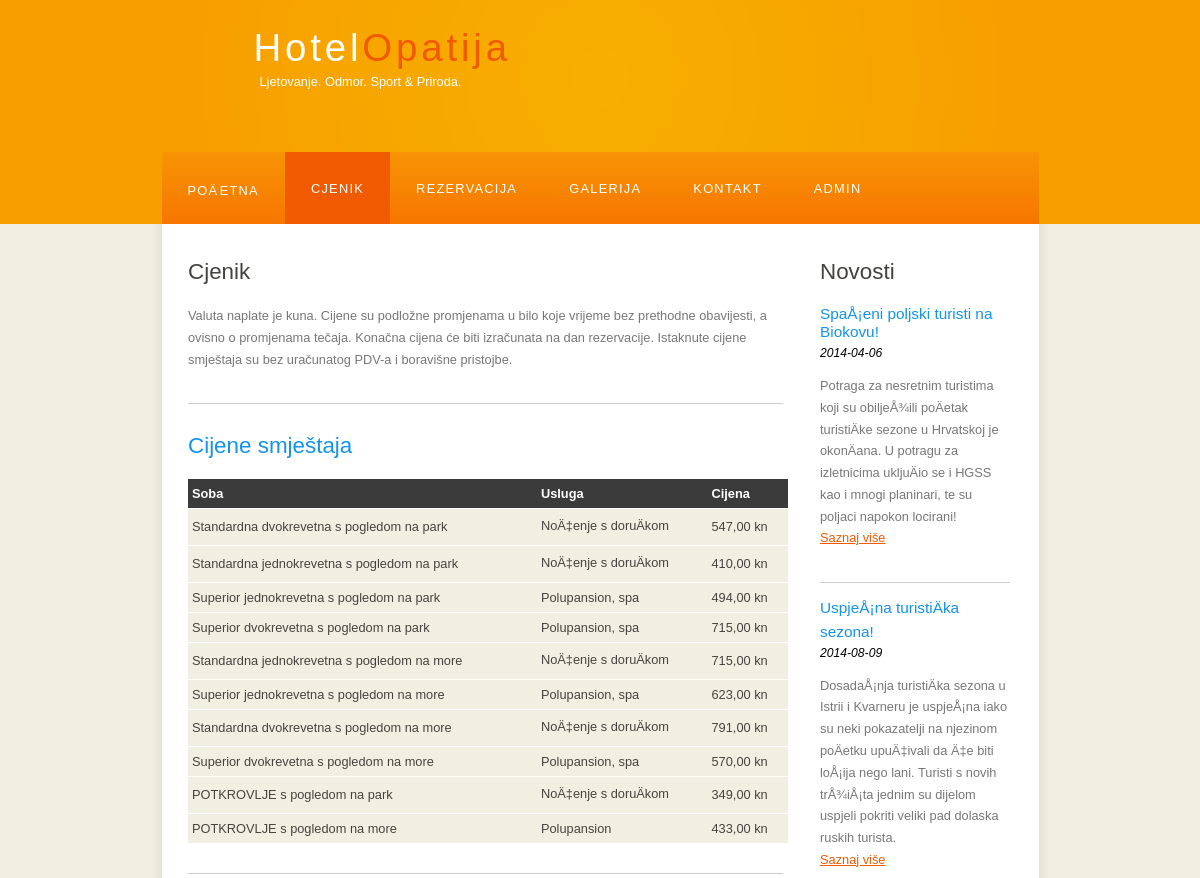
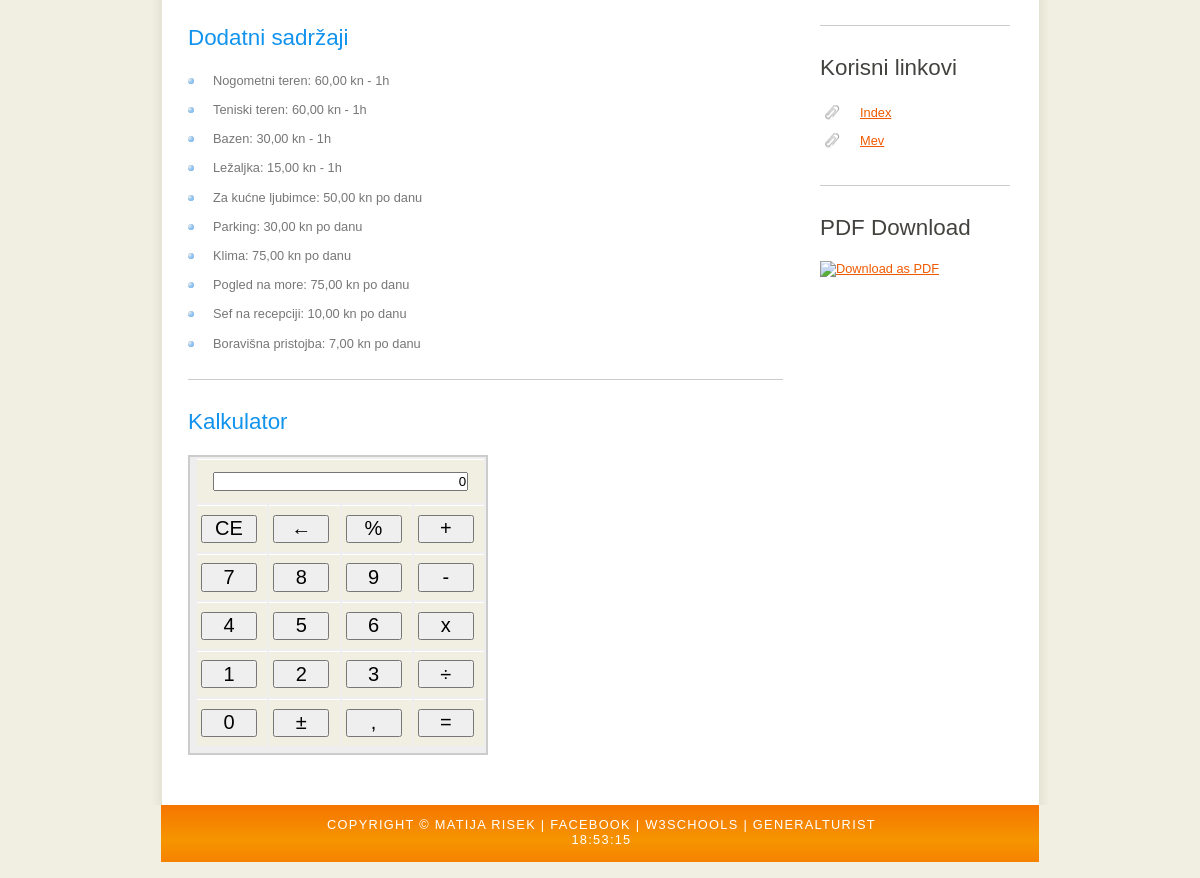
Page /cjenik.php on the committed database (2 pictures, top to bottom).
### tables this page shows
CREATE TABLE IF NOT EXISTS `Navigacija` (
  `idNavigacija` int(11) NOT NULL AUTO_INCREMENT,
  `nazivNavigacija` varchar(255) NOT NULL,
  `linkNavigacija` varchar(255) NOT NULL,
  `opisNavigacija` varchar(255) NOT NULL,
  PRIMARY KEY (`idNavigacija`)
);

CREATE TABLE IF NOT EXISTS `Novosti` (
  `idNovosti` int(11) NOT NULL AUTO_INCREMENT,
  `naslovNovosti` varchar(255) NOT NULL,
  `sadrzajNovosti` text NOT NULL,
  `datumNovosti` date NOT NULL,
  `linkNovosti` varchar(255) DEFAULT NULL,
  PRIMARY KEY (`idNovosti`)
);

CREATE TABLE IF NOT EXISTS `Link` (
  `idLink` int(11) NOT NULL AUTO_INCREMENT,
  `nazivLink` varchar(255) NOT NULL,
  `sadrzajLink` varchar(255) NOT NULL,
  PRIMARY KEY (`idLink`)
);

CREATE TABLE IF NOT EXISTS `Soba` (
  `idSoba` int(11) NOT NULL AUTO_INCREMENT,
  `nazivSoba` varchar(255) NOT NULL,
  `uslugaSoba` text NOT NULL,
  `cijenaSoba` varchar(255) NOT NULL,
  PRIMARY KEY (`idSoba`)
);

### cjenik.php (the view, shortened to what this page needs)
<!DOCTYPE HTML>
<html>
<head>
    <link rel="stylesheet" type="text/css" href="style/style.css" title="style" />
</head>
<body onload="startTime()">
  <div id="main">
    <div id="header">
      <div id="logo">
        <div id="logo_text">
          <h1><a href="index.php">Hotel<span class="logo_colour">Opatija</span></a></h1>
          <h2>Ljetovanje. Odmor. Sport & Priroda.</h2>
        </div>
      </div>
      <div id="menubar">
        <ul id="menu">
			<?php
			$con=mysqli_connect("localhost","mrisek_000002","313007875","mrisek_000002");
			$jedan = mysqli_query($con,"SELECT * FROM Navigacija WHERE idNavigacija='1'");
			while($row = mysqli_fetch_array($jedan))
			{
			echo "<li><a href=\"" . $row['linkNavigacija'] . "\">" . $row['nazivNavigacija'] . "</a></li>";
			}
			$dva = mysqli_query($con,"SELECT * FROM Navigacija WHERE idNavigacija='2'");
			while($row = mysqli_fetch_array($dva))
			{
			echo "<li class=\"selected\"><a href=\"" . $row['linkNavigacija'] . "\">" . $row['nazivNavigacija'] . "</a></li>";
			}
			$tri = mysqli_query($con,"SELECT * FROM Navigacija WHERE idNavigacija='3'");
			while($row = mysqli_fetch_array($tri))
			{
			echo "<li><a href=\"" . $row['linkNavigacija'] . "\">" . $row['nazivNavigacija'] . "</a></li>";
			}
			$cetiri = mysqli_query($con,"SELECT * FROM Navigacija WHERE idNavigacija='4'");
			while($row = mysqli_fetch_array($cetiri))
			{
			echo "<li><a href=\"" . $row['linkNavigacija'] . "\">" . $row['nazivNavigacija'] . "</a></li>";
			}
			$pet = mysqli_query($con,"SELECT * FROM Navigacija WHERE idNavigacija='5'");
			while($row = mysqli_fetch_array($pet))
			{
			echo "<li><a href=\"" . $row['linkNavigacija'] . "\">" . $row['nazivNavigacija'] . "</a></li>";
			}
			$sest = mysqli_query($con,"SELECT * FROM Navigacija WHERE idNavigacija='6'");
			while($row = mysqli_fetch_array($sest))
			{
			echo "<li><a href=\"" . $row['linkNavigacija'] . "\">" . $row['nazivNavigacija'] . "</a></li>";
			}
			?>
        </ul>
      </div>
    </div>
    <div id="site_content">
        <div class="sidebar">
				<h3>Novosti</h3>
<?php
$con=mysqli_connect("localhost","mrisek_000002","313007875","mrisek_000002");
$result = mysqli_query($con,"SELECT * FROM Novosti");
while($row = mysqli_fetch_array($result)) {
  echo "<h4>" . $row['naslovNovosti'] . "</h4><h5>" . $row['datumNovosti'] . "</h5><p>" . $row['sadrzajNovosti'];
  echo  "<br><a href=" . $row['linkNovosti'] . ">Saznaj više</a></p>";
  echo "<hr>";
}
?>
        <h3>Korisni linkovi</h3>
        <ul>
<?php
$con=mysqli_connect("localhost","mrisek_000002","313007875","mrisek_000002");
$result = mysqli_query($con,"SELECT * FROM Link");
while($row = mysqli_fetch_array($result))
{
echo "<li><a href=" . $row['sadrzajLink'] . ">" . $row['nazivLink'] . "</a></li>";
}
?>
		</ul>
        <hr />
<h3>PDF Download</h3>
<a href="http://pdf-ace.com/pdfme" target="_blank"><img src="http://pdf-ace.com/images/buttons/save-as-pdf-6.gif" width="46" height="24" alt="Download as PDF" /></a>
        </div>
        <div id="content">
            <h1>Cjenik</h1>
            <p>Valuta naplate je kuna. Cijene su podložne promjenama u bilo koje vrijeme bez prethodne obavijesti, a ovisno o promjenama tečaja. Konačna cijena će biti izračunata na dan rezervacije. Istaknute cijene smještaja su bez uračunatog PDV-a i boravišne pristojbe.</p>
			<hr />
			<h2>Cijene smještaja</h2>
<?php
$sql="SELECT * FROM Soba";
$records=mysql_query($sql);
?>
<table width="600" border="0" cellpadding="0" cellspacing="0">
<tr>
<th>Soba</th>
<th>Usluga</th>
<th>Cijena</th>
<tr>
<?php
while($cijena=mysql_fetch_assoc($records)){
	echo "<tr>";
	echo "<td>".$cijena['nazivSoba']."</td>";
	echo "<td>".$cijena['uslugaSoba']."</td>";
	echo "<td>".$cijena['cijenaSoba']."</td>";
	echo "<tr>";
}
?>
</table>
            <hr />
            <h2>Dodatni sadržaji</h2>
            <ul>
                <li>Nogometni teren: 60,00 kn - 1h</li>
                <li>Teniski teren: 60,00 kn - 1h</li>
                <li>Bazen: 30,00 kn - 1h</li>
                <li>Ležaljka: 15,00 kn - 1h</li>
                <li>Za kućne ljubimce: 50,00 kn po danu</li>
                <li>Parking: 30,00 kn po danu</li>
                <li>Klima: 75,00 kn po danu</li>
                <li>Pogled na more: 75,00 kn po danu</li>
                <li>Sef na recepciji: 10,00 kn po danu</li>
                <li>Boravišna pristojba: 7,00 kn po danu</li>
            </ul>
            <hr />
            <h2>Kalkulator</h2>
            <table class="calculator" id="calc">
                <tr>
                    <td colspan="4" class="calc_td_result">
                        <input type="text" readonly="readonly" name="calc_result" id="calc_result" class="calc_result" onkeydown="javascript:key_detect_calc('calc',event);" />
                    </td>
                </tr>
                <tr>
                    <td class="calc_td_btn">
                        <input type="button" class="calc_btn" value="CE" onclick="javascript:f_calc('calc','ce');" />
                    </td>
                    <td class="calc_td_btn">
                        <input type="button" class="calc_btn" value="&larr;" onclick="javascript:f_calc('calc','nbs');" />
                    </td>
                    <td class="calc_td_btn">
                        <input type="button" class="calc_btn" value="%" onclick="javascript:f_calc('calc','%');" />
                    </td>
                    <td class="calc_td_btn">
                        <input type="button" class="calc_btn" value="+" onclick="javascript:f_calc('calc','+');" />
                    </td>
                </tr>
                <tr>
                    <td class="calc_td_btn">
                        <input type="button" class="calc_btn" value="7" onclick="javascript:add_calc('calc',7);" />
                    </td>
                    <td class="calc_td_btn">
                        <input type="button" class="calc_btn" value="8" onclick="javascript:add_calc('calc',8);" />
                    </td>
                    <td class="calc_td_btn">
                        <input type="button" class="calc_btn" value="9" onclick="javascript:add_calc('calc',9);" />
                    </td>
                    <td class="calc_td_btn">
                        <input type="button" class="calc_btn" value="-" onclick="javascript:f_calc('calc','-');" />
                    </td>
                </tr>
                <tr>
                    <td class="calc_td_btn">
                        <input type="button" class="calc_btn" value="4" onclick="javascript:add_calc('calc',4);" />
                    </td>
                    <td class="calc_td_btn">
                        <input type="button" class="calc_btn" value="5" onclick="javascript:add_calc('calc',5);" />
                    </td>
                    <td class="calc_td_btn">
                        <input type="button" class="calc_btn" value="6" onclick="javascript:add_calc('calc',6);" />
                    </td>
                    <td class="calc_td_btn">
                        <input type="button" class="calc_btn" value="x" onclick="javascript:f_calc('calc','*');" />
                    </td>
                </tr>
                <tr>
                    <td class="calc_td_btn">
                        <input type="button" class="calc_btn" value="1" onclick="javascript:add_calc('calc',1);" />
                    </td>
                    <td class="calc_td_btn">
                        <input type="button" class="calc_btn" value="2" onclick="javascript:add_calc('calc',2);" />
                    </td>
                    <td class="calc_td_btn">
                        <input type="button" class="calc_btn" value="3" onclick="javascript:add_calc('calc',3);" />
                    </td>
                    <td class="calc_td_btn">
                        <input type="button" class="calc_btn" value="&divide;" onclick="javascript:f_calc('calc','');" />
                    </td>
                </tr>
                <tr>
                    <td class="calc_td_btn">
                        <input type="button" class="calc_btn" value="0" onclick="javascript:add_calc('calc',0);" />
                    </td>
                    <td class="calc_td_btn">
                        <input type="button" class="calc_btn" value="&plusmn;" onclick="javascript:f_calc('calc','+-');" />
                    </td>
                    <td class="calc_td_btn">
                        <input type="button" class="calc_btn" value="," onclick="javascript:add_calc('calc','.');" />
                    </td>
                    <td class="calc_td_btn">
                        <input type="button" class="calc_btn" value="=" onclick="javascript:f_calc('calc','=');" />
                    </td>
                </tr>
            </table>
        </div>
    </div>
    <div id="footer">
        Copyright &copy; Matija Risek | <a href="https://www.facebook.com/matija.risek">Facebook</a> | <a href="http://www.w3schools.com/">W3Schools</a> | <a href="http://www.general-turist.com/">GeneralTurist</a><div id="txt"></div>
    </div>
  </div>
</body>
</html>

### style/style.css (style rules this page uses)
html { height: 100%; }
* { margin: 0; padding: 0; }
body { font: normal .80em 'trebuchet ms', arial, sans-serif; background: #F0EFE2; color: #777; }
p { padding: 0 0 20px 0; line-height: 1.7em; }
hr { display: block; height: 1px; border: 0; border-top: 1px solid #ccc; margin: 1em 0; padding: 0; }
img { border: 0; }
h1, h2, h3, h4, h5, h6 { font: normal 175% 'century gothic', arial, sans-serif; color: #43423F; margin: 0 0 15px 0; padding: 15px 0 5px 0; }
h2 { font: normal 175% 'century gothic', arial, sans-serif; color: #1293EE; }
h4, h5, h6 { margin: 0; padding: 0 0 5px 0; font: normal 120% arial, sans-serif; color: #1293EE; }
h5, h6 { font: italic 95% arial, sans-serif; padding: 0 0 15px 0; color: #000; }
a, a:hover { outline: none; text-decoration: underline; color: #F05A00; }
ul { margin: 2px 0 22px 17px; }
ul li { list-style-type: circle; margin: 0 0 6px 0; padding: 0 0 4px 5px; }
#main, #logo, #menubar, #site_content, #footer { margin-left: auto; margin-right: auto; }
#header { background: #f79f00; height: 240px; }
#logo { width: 825px; position: relative; height: 168px; margin-top: -16px; background: url(logo.png) no-repeat; }
#logo #logo_text { position: absolute; top: 20px; left: 0; }
#logo h1, #logo h2 { font: normal 300% 'century gothic', arial, sans-serif; border-bottom: 0; text-transform: none; margin: 0; margin-left: 66px; }
#logo_text h1, #logo_text h1 a, #logo_text h1 a:hover { padding: 22px 0 0 0; color: #FFF; letter-spacing: 0.1em; text-decoration: none; }
#logo_text h1 a .logo_colour { color: #F05A00; }
#logo_text h2 { font-size: 100%; padding: 4px 0 0 0; color: #FFF; margin-left: 72px; }
#menubar { width: 877px; height: 72px; padding: 0; background: url(menu.png) repeat-x; }
ul#menu, ul#menu li { float: left; margin: 0; padding: 0; }
ul#menu li { list-style: none; }
ul#menu li a { letter-spacing: 0.1em; font: normal 100% 'lucida sans unicode', arial, sans-serif; display: block; float: left; height: 37px; padding: 29px 26px 6px 26px; text-align: center; color: #FFF; text-transform: uppercase; text-decoration: none; background: transparent; }
ul#menu li a:hover, ul#menu li.selected a, ul#menu li.selected a:hover { color: #FFF; background: url(menu_select.png) repeat-x; }
#site_content { width: 837px; overflow: hidden; margin: 0 auto 0 auto; padding: 20px 24px 20px 37px; background: #FFF url(content.png) repeat-y; }
.sidebar { float: right; width: 190px; padding: 0 15px 20px 15px; }
.sidebar ul { width: 178px; padding: 4px 0 0 0; margin: 4px 0 30px 0; }
.sidebar li { list-style: none; padding: 0 0 7px 0; }
.sidebar li a, .sidebar li a:hover { padding: 0 0 0 40px; display: block; background: transparent url(link.png) no-repeat left center; }
#content { text-align: left; width: 595px; padding: 0; }
#content ul { margin: 2px 0 22px 0px; }
#content ul li { list-style-type: none; background: url(bullet.png) no-repeat; margin: 0 0 6px 0; padding: 0 0 4px 25px; line-height: 1.5em; }
#footer { width: 878px; font: normal 100% 'lucida sans unicode', arial, sans-serif; height: 40px; padding: 12px 5px 5px 5px; text-align: center; background: #29425E url(footer.png) repeat-x; color: #FFF; text-transform: uppercase; letter-spacing: 0.1em; width: 875px; padding-left: 3px; padding-right: 0px; }
#footer a { color: #FFF; text-decoration: none; }
table { margin: 10px 0 30px 0; }
table tr th, table tr td { background: #3B3B3B; color: #FFF; padding: 7px 4px; text-align: left; }
table tr td { background: #F0EFE2; color: #47433F; border-top: 1px solid #FFF; }
.calculator { width:300px; height:300px; background-color:#eeeeee; border:2px solid #CCCCCC; padding-left:5px; padding-bottom:5px; }
.calculator td { height:16.66%; }
.calc_td_result { text-align:center; }
.calc_result { width:90%; text-align:right; }
.calc_td_btn { width:25%; height:100%; }
.calc_btn { width:90%; height:90%; font-size:20px; }

### rows in the picture
navigacija: nazivNavigacija "POÄETNA"
navigacija: nazivNavigacija "CJENIK"
navigacija: nazivNavigacija "REZERVACIJA"
navigacija: nazivNavigacija "GALERIJA"
navigacija: nazivNavigacija "KONTAKT"
navigacija: nazivNavigacija "ADMIN"
novosti: naslovNovosti "SpaÅ¡eni poljski turisti na Biokovu!", datumNovosti "2014-04-06", sadrzajNovosti "Potraga za nesretnim turistima koji su obiljeÅ¾ili poÄetak turistiÄke sezone u Hrvatskoj je okonÄana. U potragu za izletnicima ukljuÄio se i HGSS kao i mnogi planinari, te su poljaci napokon locirani!"
novosti: naslovNovosti "UspjeÅ¡na turistiÄka sezona!", datumNovosti "2014-08-09", sadrzajNovosti "DosadaÅ¡nja turistiÄka sezona u Istrii i Kvarneru je uspjeÅ¡na iako su neki pokazatelji na njezinom poÄetku upuÄ‡ivali da Ä‡e biti loÅ¡ija nego lani. Turisti s novih trÅ¾iÅ¡ta jednim su dijelom uspjeli pokriti veliki pad dolaska ruskih turista."
link: nazivLink "Index"
link: nazivLink "Mev"
soba: nazivSoba "Standardna dvokrevetna s pogledom na park", uslugaSoba "NoÄ‡enje s doruÄkom", cijenaSoba "547,00 kn"
soba: nazivSoba "Standardna jednokrevetna s pogledom na park", uslugaSoba "NoÄ‡enje s doruÄkom", cijenaSoba "410,00 kn"
soba: nazivSoba "Superior jednokrevetna s pogledom na park", uslugaSoba "Polupansion, spa", cijenaSoba "494,00 kn"
soba: nazivSoba "Superior dvokrevetna s pogledom na park", uslugaSoba "Polupansion, spa", cijenaSoba "715,00 kn"
soba: nazivSoba "Standardna jednokrevetna s pogledom na more", uslugaSoba "NoÄ‡enje s doruÄkom", cijenaSoba "715,00 kn"
soba: nazivSoba "Superior jednokrevetna s pogledom na more", uslugaSoba "Polupansion, spa", cijenaSoba "623,00 kn"
soba: nazivSoba "Standardna dvokrevetna s pogledom na more", uslugaSoba "NoÄ‡enje s doruÄkom", cijenaSoba "791,00 kn"
soba: nazivSoba "Superior dvokrevetna s pogledom na more", uslugaSoba "Polupansion, spa", cijenaSoba "570,00 kn"
soba: nazivSoba "POTKROVLJE s pogledom na park", uslugaSoba "NoÄ‡enje s doruÄkom", cijenaSoba "349,00 kn"
soba: nazivSoba "POTKROVLJE s pogledom na more", uslugaSoba "Polupansion", cijenaSoba "433,00 kn"
